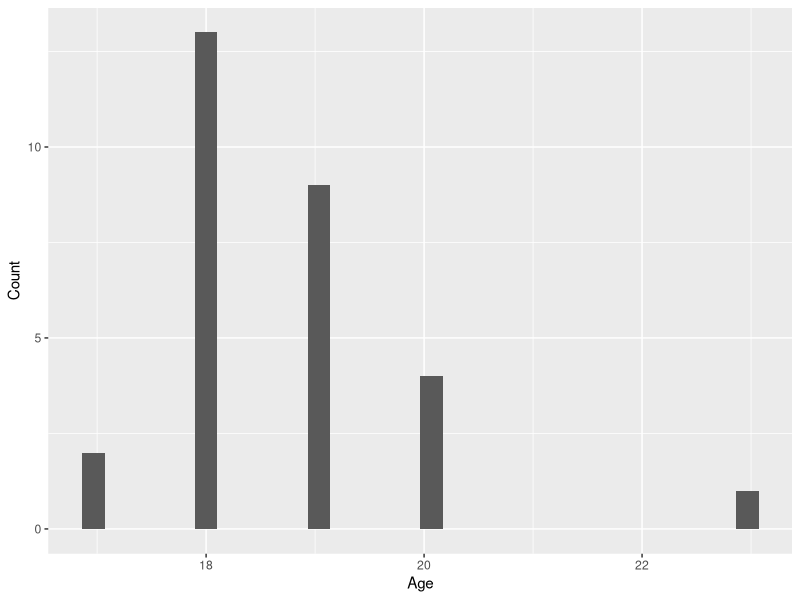
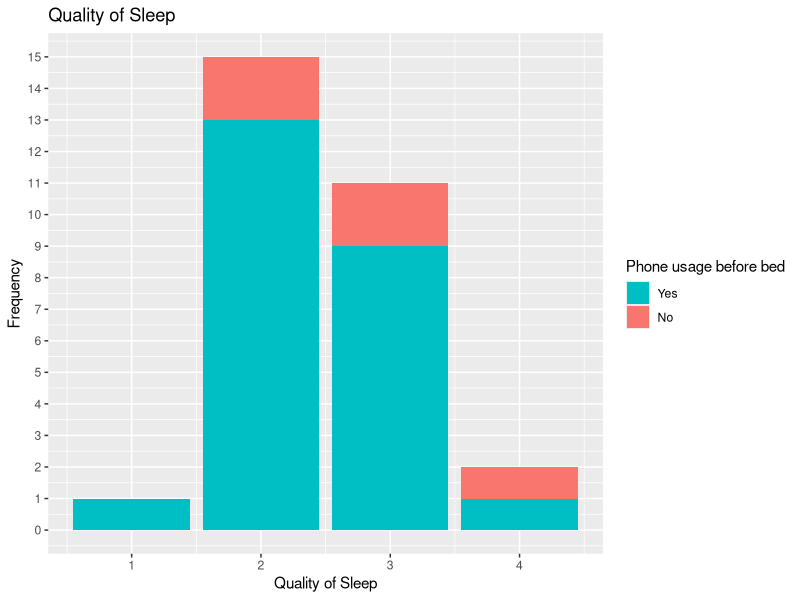
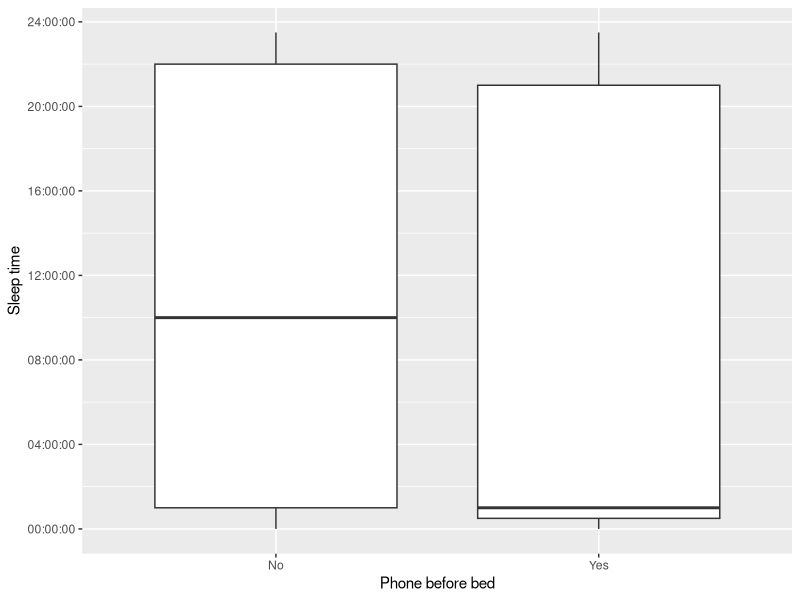

Write the R code that produced these figures, in order.
## ---- chunk 1
# Shows barplot of ages of survey participants
library(tidyverse)
library(readr)
Responses = read_csv("./Project 2 responses - Sheet1.csv", show_col_types = FALSE)
Responses = filter(Responses, Age < 30)
ggplot(Responses) + 
  geom_histogram(aes(x = Age), bins=30) +
  labs(y = "Count")
  scale_x_continuous(breaks = Responses$Age) 

## ---- chunk 2
library(tidyverse)
ggplot(Responses, aes(x = `Quality of sleep`)) + 
  geom_bar(aes(fill= `Phone before bed`)) +
  ggtitle("Quality of Sleep ") +
  labs(x = "Quality of Sleep", y = "Frequency", fill = "Phone usage before bed") +
  scale_y_continuous(breaks = 0:15) +
  guides(fill = guide_legend(reverse = T))
## ---- chunk 3
library(hms)
library(dplyr)
library(lubridate)
Responses <- Responses %>%
  mutate(`Sleep time` = if_else(hour(Responses$`Sleep time`) > 9 & hour(Responses$`Sleep time`) < 12, Responses$`Sleep time` + as_hms(12:00:00), Responses$`Sleep time`))
ggplot(Responses, aes(x = `Phone before bed`, y=`Sleep time`)) + geom_boxplot()
